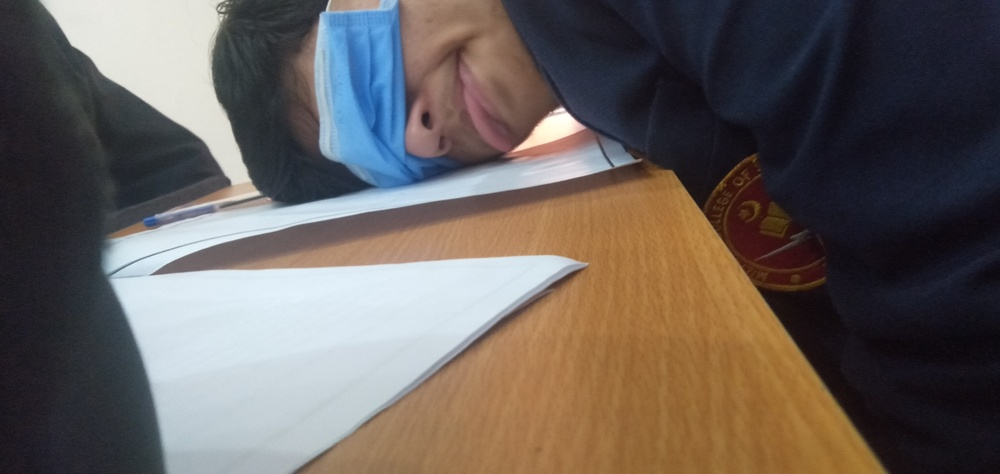
#> input picture q1/a.jpg, 1000 x 474 px, shrunk from 4160 x 1970 before the run
$ python img.py
#> lines starting #> are read from the running program, lines starting #| are printed output that depends on the picture
from PIL import Image
import numpy as np
import matplotlib.pyplot as plt

def generate_random_key(image):
    # Generate a random key of the same size as the image
    width, height = image.size
    random_key = np.random.randint(0, 256, (height, width, 3), dtype=np.uint8)  # 3 channels for RGB
    return random_key


def one_image(img, random_key):
    arr = np.array(img)

    random_key_image = Image.fromarray(random_key)

    # Perform XOR operation (compute cipher)
    xor_result_cipher = np.bitwise_xor(arr, random_key)

    # Convert result back to an image
    xor_image_cipher = Image.fromarray(xor_result_cipher)

    # Display the images
    plt.figure(figsize=(10, 5))

    plt.subplot(1, 3, 1)
    plt.title("same random key")
    plt.imshow(random_key_image)
    plt.axis('off')

    plt.subplot(1, 3, 2)
    plt.title("Image")
    plt.imshow(img)
    plt.axis('off')

    plt.subplot(1, 3, 3)
    plt.title("XOR Result")
    plt.imshow(xor_image_cipher)
    plt.axis('off')

    plt.tight_layout()
    plt.show()

    return xor_image_cipher

def xor_images(cipher1, cipher2):
    arr1 = np.array(cipher1)
    arr2 = np.array(cipher2)

    # Perform XOR operation
    xor_result = np.bitwise_xor(arr1, arr2)

    # Convert result back to an image
    xor_image = Image.fromarray(xor_result)

    # Display the images
    plt.figure(figsize=(10, 5))

    plt.subplot(1, 3, 1)
    plt.title("Cipher 1")
    plt.imshow(cipher1)
    plt.axis('off')

    plt.subplot(1, 3, 2)
    plt.title("Cipher 2")
    plt.imshow(cipher2)
    plt.axis('off')

    plt.subplot(1, 3, 3)
    plt.title("XOR Result")
    plt.imshow(xor_image)
    plt.axis('off')

    plt.tight_layout()
    plt.show()


image1_path = 'a.jpg'
image2_path = 'b.jpg'

img1 = Image.open(image1_path).convert('RGB')
#> img1 is the input picture: PIL image 1000x474 RGB; mean R, G, B 104.4, 96.5, 92.5
img1 = img1.rotate(-90, expand=True)
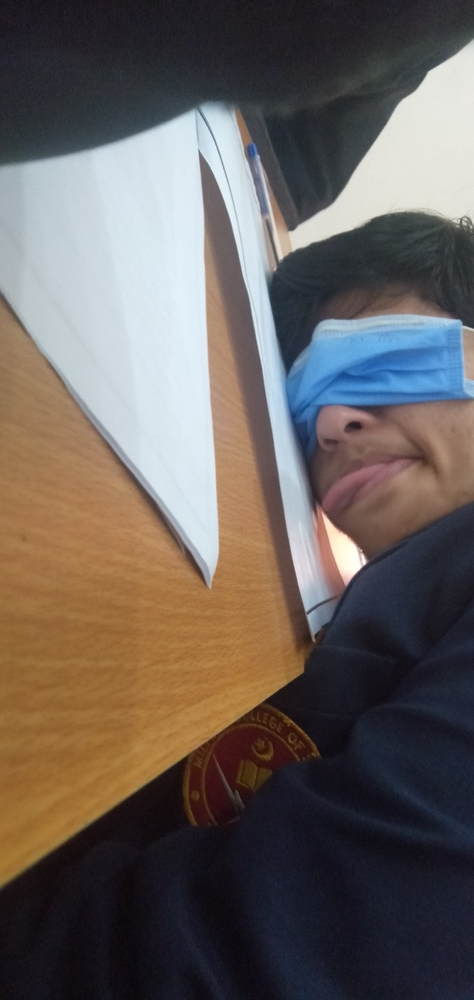
#> img1: PIL image 474x1000 RGB; mean R, G, B 104.4, 96.5, 92.5
img2 = Image.open(image2_path).convert('RGB')
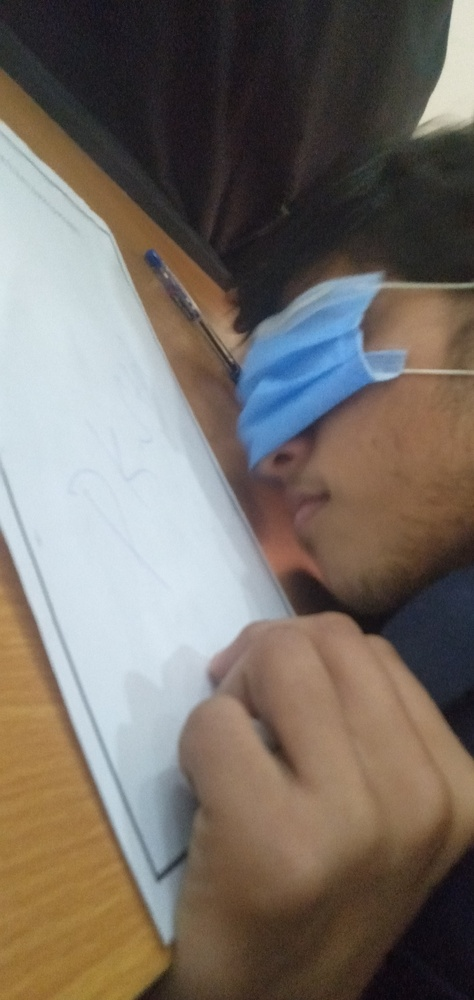
#> input picture q1/b.jpg, 474 x 1000 px, shrunk from 1970 x 4160 before the run
#> img2 is the input picture: PIL image 474x1000 RGB; mean R, G, B 119.7, 111.3, 103.4

random_key = generate_random_key(img1)
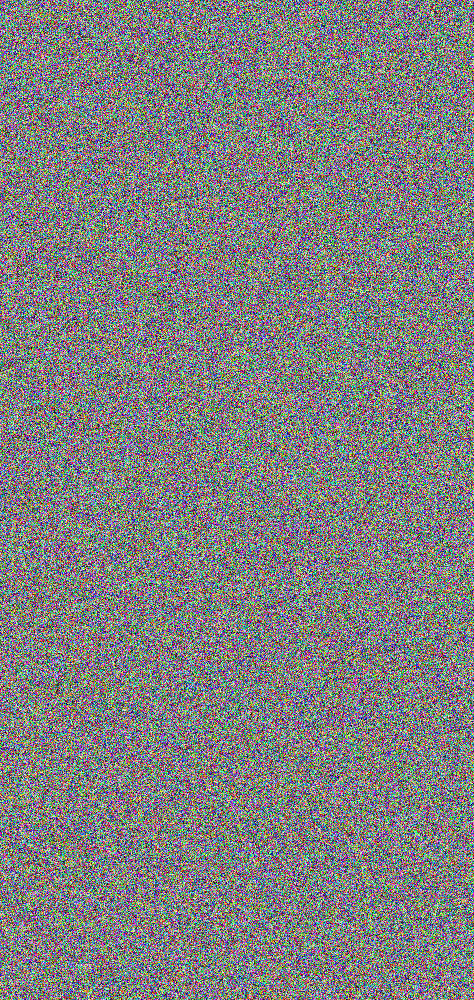
#> random_key: shape (1000, 474, 3); mean R, G, B 127.5, 127.6, 127.6

c1 = one_image(img1, random_key)
#> in one_image, `xor_result_cipher = np.bitwise_xor(arr, random_key)`:
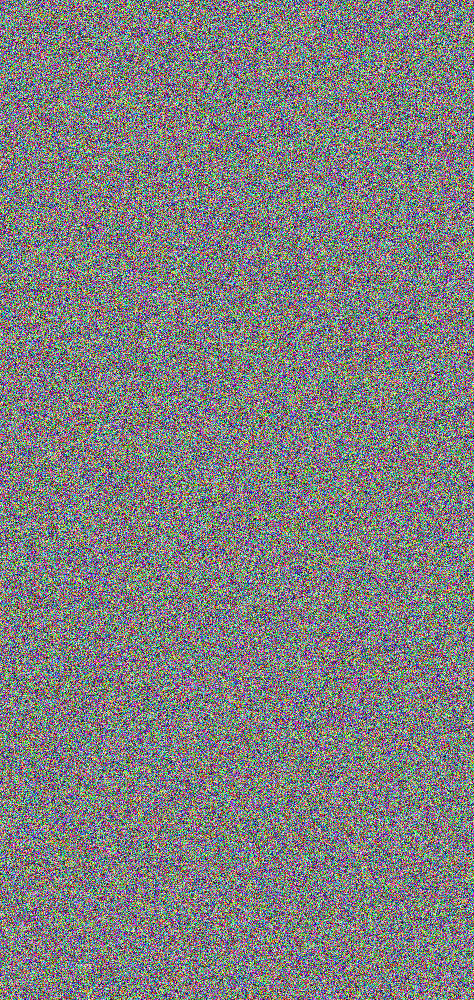
#> xor_result_cipher: shape (1000, 474, 3); mean R, G, B 127.3, 127.5, 127.6
c2 = one_image(img2, random_key)
#> in one_image (call 2), `xor_result_cipher = np.bitwise_xor(arr, random_key)`:
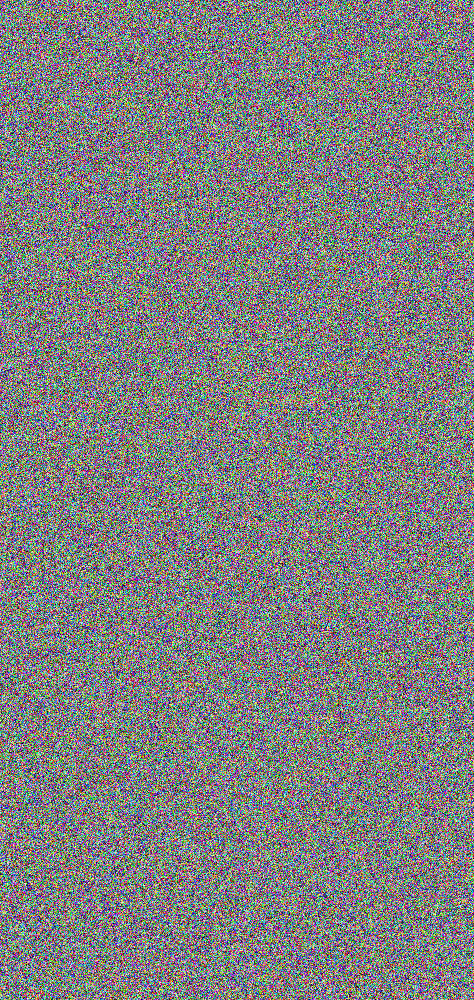
#> xor_result_cipher: shape (1000, 474, 3); mean R, G, B 127.2, 127.6, 127.6
xor_images(c1, c2)
#> in xor_images, `xor_result = np.bitwise_xor(arr1, arr2)`:
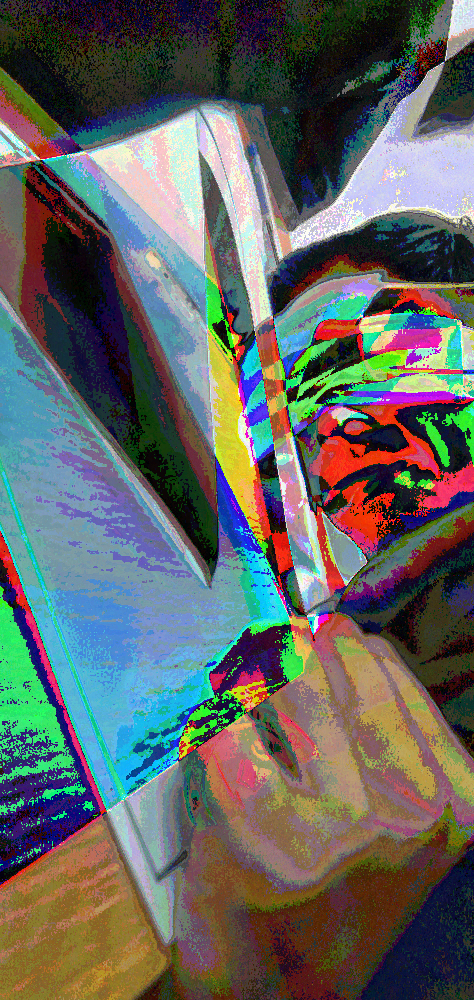
#> xor_result: shape (1000, 474, 3); mean R, G, B 98, 100.8, 97.3
